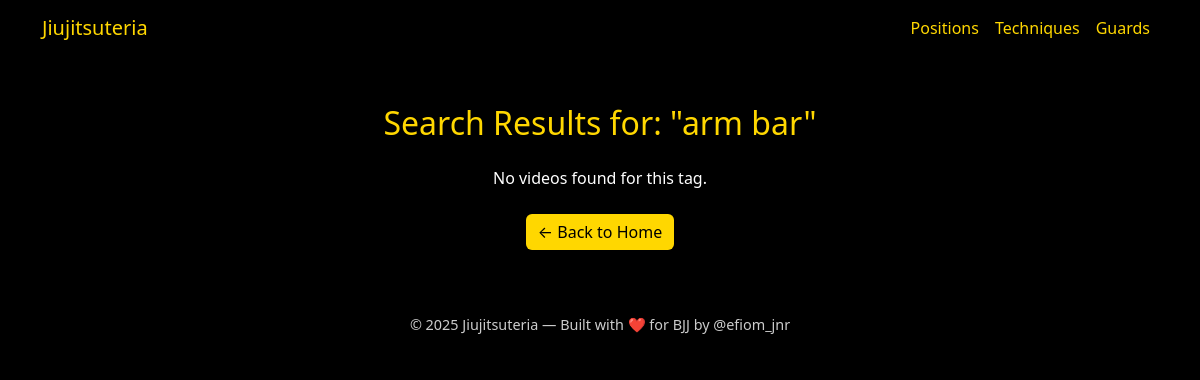
Before: /tag/24/ with the older database file.
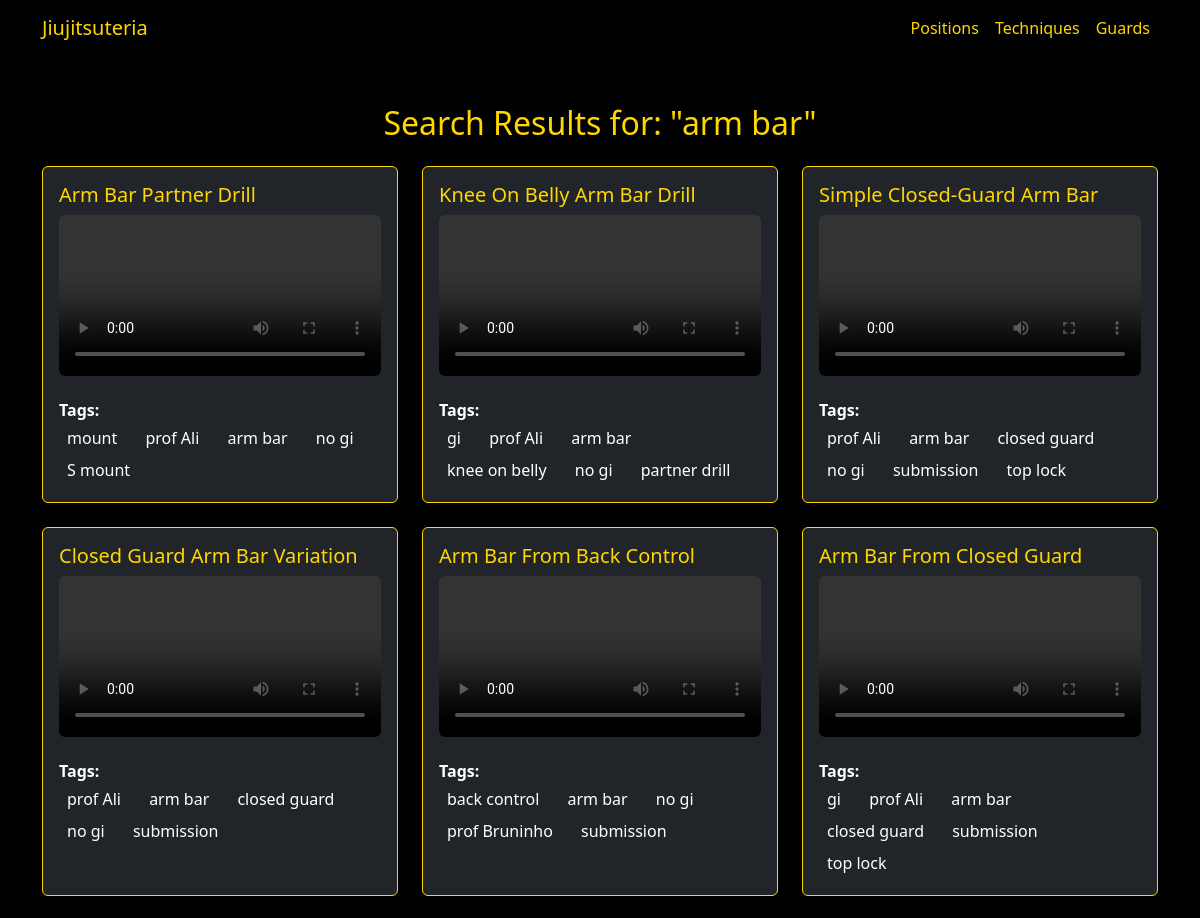
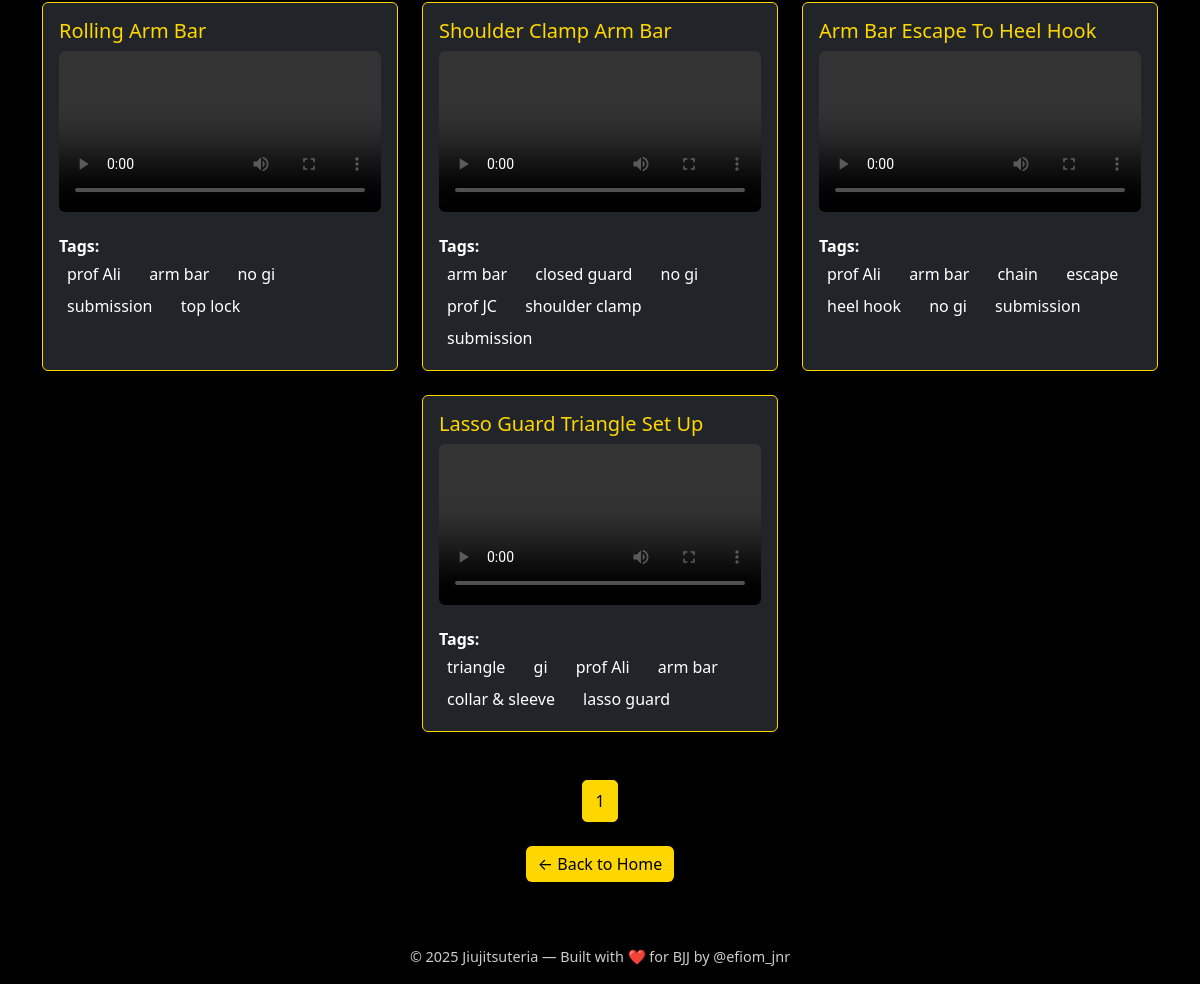
After: the same page with the newer database file (2 pictures, top to bottom).
### bjj/models.py (models this page shows, shortened)
class Tag(models.Model):
    name = models.CharField(max_length=50, unique=True)

class Video(models.Model):
    title = models.CharField(max_length=200)
    video_url = models.URLField()
    tags = models.ManyToManyField('Tag', related_name='videos')
    position = models.ForeignKey('Position', on_delete=models.SET_NULL, null=True, blank=True)
    technique = models.ForeignKey('Technique', on_delete=models.SET_NULL, null=True, blank=True)
    guard = models.ForeignKey('Guard', on_delete=models.SET_NULL, null=True, blank=True)
    def cloudfront_url(self):
        s3_prefix = "https://jiujitsuteria-videos.s3.amazonaws.com"
        cloudfront_domain = getattr(settings, 'CLOUDFRONT_DOMAIN', '')
        if self.video_url.startswith(s3_prefix):
            return self.video_url.replace(s3_prefix, cloudfront_domain)
        return self.video_url

### bjj/views.py (the view)
# urls.py: path('tag/<int:tag_id>/', views.videos_by_tag, name='videos_by_tag'),
def videos_by_tag(request, tag_id):
    tag = get_object_or_404(Tag, id=tag_id)
    videos = tag.videos.all().order_by('-id')  # Optional: newest first
    paginator = Paginator(videos, 12)  # 12 videos per page
    page_number = request.GET.get('page')
    page_obj = paginator.get_page(page_number)
    return render(request, 'bjj/tag_search_results.html', {
        'query': tag.name,
        'tag': tag,
        'videos': page_obj,
    })

### bjj/templates/bjj/tag_search_results.html (shortened to what this page needs)
{% extends 'bjj/base.html' %}
{% block content %}
<div class="text-center mb-4">
  <h2 class="text-yellow">Search Results for: "{{ query }}"</h2>
</div>
{% if videos %}
  <div class="row justify-content-center">
    {% for video in videos %}
      <div class="col-md-6 col-lg-4 mb-4">
        <div class="card bg-dark text-white h-100 border border-yellow shadow">
          <div class="card-body">
            <h5 class="card-title text-yellow">{{ video.title }}</h5>
            <video class="w-100 mb-3 rounded" controls>
              <source src="{{ video.cloudfront_url }}" type="video/mp4">
            </video>
            <p class="card-text">
              <strong>Tags:</strong><br>
              {% if video.tags.exists %}
                {% for tag in video.tags.all %}
                  <a href="{% url 'bjj:videos_by_tag' tag.id %}" class="tag-link">
                    {{ tag.name }}
                  </a>
                {% endfor %}
              {% else %}
                <span class="text-muted">No tags</span>
              {% endif %}
            </p>
          </div>
        </div>
      </div>
    {% endfor %}
  </div>
  <div class="text-center mt-4">
    <nav>
      <ul class="pagination justify-content-center">
        {% for page_num in videos.paginator.page_range %}
          {% if page_num == videos.number %}
            <li class="page-item active">
              <span class="page-link custom-page-link-active">{{ page_num }}</span>
            </li>
          {% else %}
            <li class="page-item">
              <a class="page-link custom-page-link" href="?q={{ query }}&page={{ page_num }}">{{ page_num }}</a>
            </li>
          {% endif %}
        {% endfor %}
      </ul>
    </nav>
  </div>
{% else %}
  <p class="text-center text-white">No videos found for this tag.</p>
{% endif %}
<div class="text-center mt-4">
  <a href="{% url 'bjj:index' %}" class="btn btn-yellow">← Back to Home</a>
</div>
{% endblock %}

Changed rows visible on the page:
now on this page (row edited): Video: title "Arm Bar Partner Drill", Tag (name "arm bar")
now on this page (row unchanged): Tag: name "mount", shown under "Arm Bar Partner Drill"
now on this page (row unchanged): Tag: name "prof Ali"
now on this page (row unchanged): Tag: name "no gi"
now on this page (row unchanged): Tag: name "S mount", shown under "Arm Bar Partner Drill"
now on this page (row edited): Video: title "Knee On Belly Arm Bar Drill", Tag (name "arm bar")
now on this page (row unchanged): Tag: name "gi"
now on this page (row unchanged): Tag: name "knee on belly", shown under "Knee On Belly Arm Bar Drill"
now on this page (row unchanged): Tag: name "partner drill", shown under "Knee On Belly Arm Bar Drill"
now on this page (row edited): Video: title "Simple Closed-Guard Arm Bar", Tag (name "arm bar")
now on this page (row unchanged): Tag: name "closed guard"
now on this page (row unchanged): Tag: name "submission"
now on this page (row unchanged): Tag: name "top lock"
now on this page (row edited): Video: title "Closed Guard Arm Bar Variation", Tag (name "arm bar")
now on this page (row edited): Video: title "Arm Bar From Back Control", Tag (name "arm bar")
now on this page (row unchanged): Tag: name "back control", shown under "Arm Bar From Back Control"
now on this page (row unchanged): Tag: name "prof Bruninho", shown under "Arm Bar From Back Control"
now on this page (row edited): Video: title "Arm Bar From Closed Guard", Tag (name "arm bar")
now on this page (row edited): Video: title "Rolling Arm Bar", Tag (name "arm bar")
now on this page (row edited): Video: title "Shoulder Clamp Arm Bar", Tag (name "arm bar")
now on this page (row unchanged): Tag: name "prof JC", shown under "Shoulder Clamp Arm Bar"
now on this page (row unchanged): Tag: name "shoulder clamp", shown under "Shoulder Clamp Arm Bar"
now on this page (row edited): Video: title "Arm Bar Escape To Heel Hook", Tag (name "arm bar")
now on this page (row unchanged): Tag: name "chain", shown under "Arm Bar Escape To Heel Hook"
now on this page (row unchanged): Tag: name "escape", shown under "Arm Bar Escape To Heel Hook"
now on this page (row unchanged): Tag: name "heel hook", shown under "Arm Bar Escape To Heel Hook"
now on this page (row edited): Video: title "Lasso Guard Triangle Set Up", Tag (name "arm bar")
now on this page (row unchanged): Tag: name "triangle", shown under "Lasso Guard Triangle Set Up"
now on this page (row unchanged): Tag: name "collar & sleeve", shown under "Lasso Guard Triangle Set Up"
now on this page (row unchanged): Tag: name "lasso guard", shown under "Lasso Guard Triangle Set Up"
Other visible differences:
new list line: "1"
text no longer shown: "No videos found for this tag."
